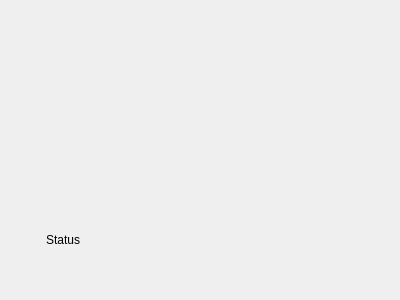
<?xml version="1.0" encoding="UTF-8"?>
<ui version="4.0">
 <class>login</class>
 <widget class="QDialog" name="login">
  <property name="geometry">
   <rect>
    <x>0</x>
    <y>0</y>
    <width>400</width>
    <height>300</height>
   </rect>
  </property>
  <property name="windowTitle">
   <string>Dialog</string>
  </property>
  <widget class="QLabel" name="label">
   <property name="geometry">
    <rect>
     <x>46</x>
     <y>229</y>
     <width>131</width>
     <height>21</height>
    </rect>
   </property>
   <property name="text">
    <string>Status</string>
   </property>
  </widget>
 </widget>
 <resources/>
 <connections/>
</ui>
